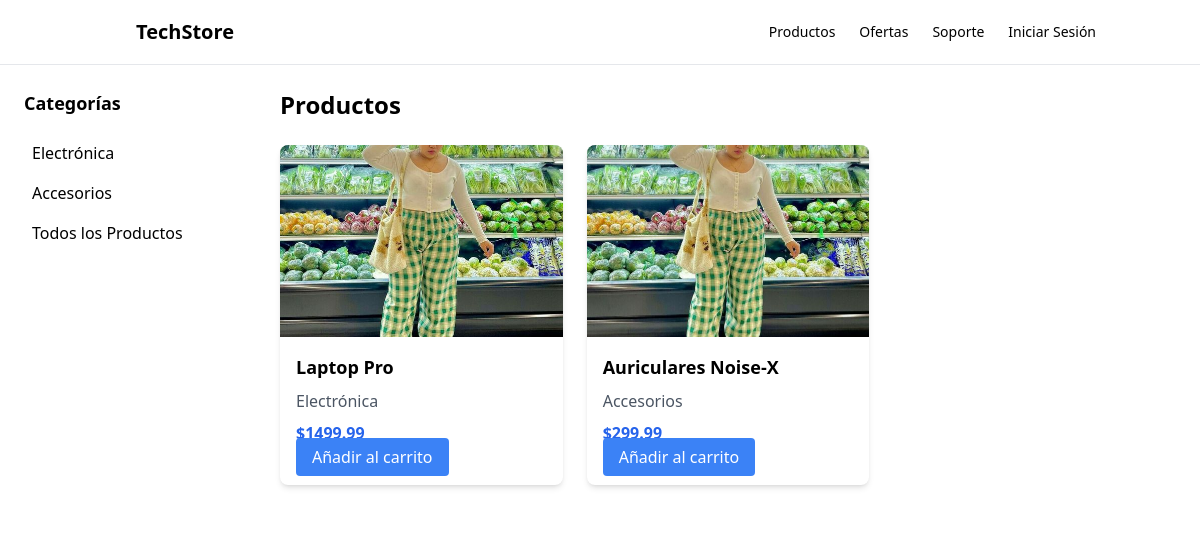
The page /catalogo/ on the database as committed earlier.
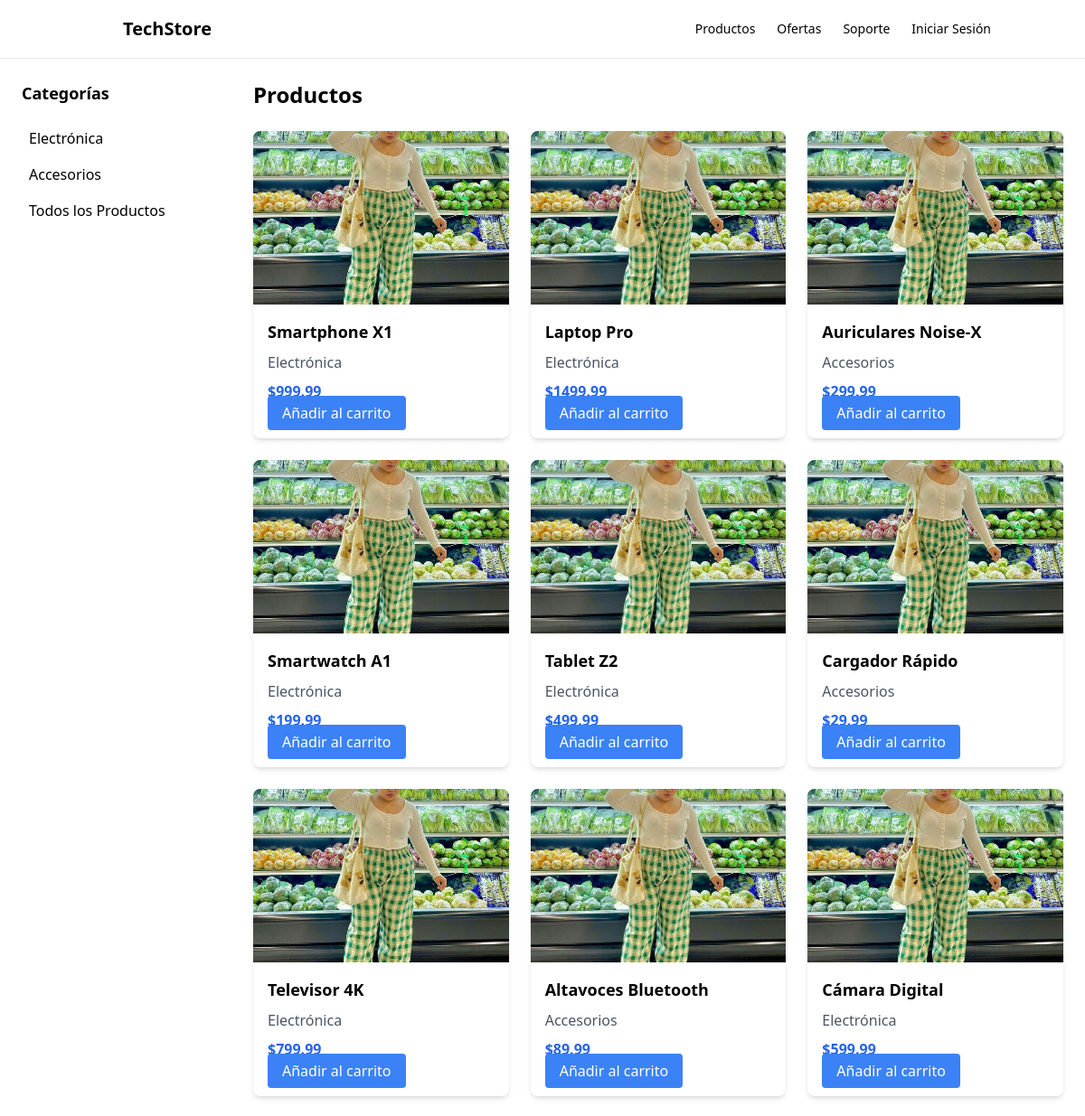
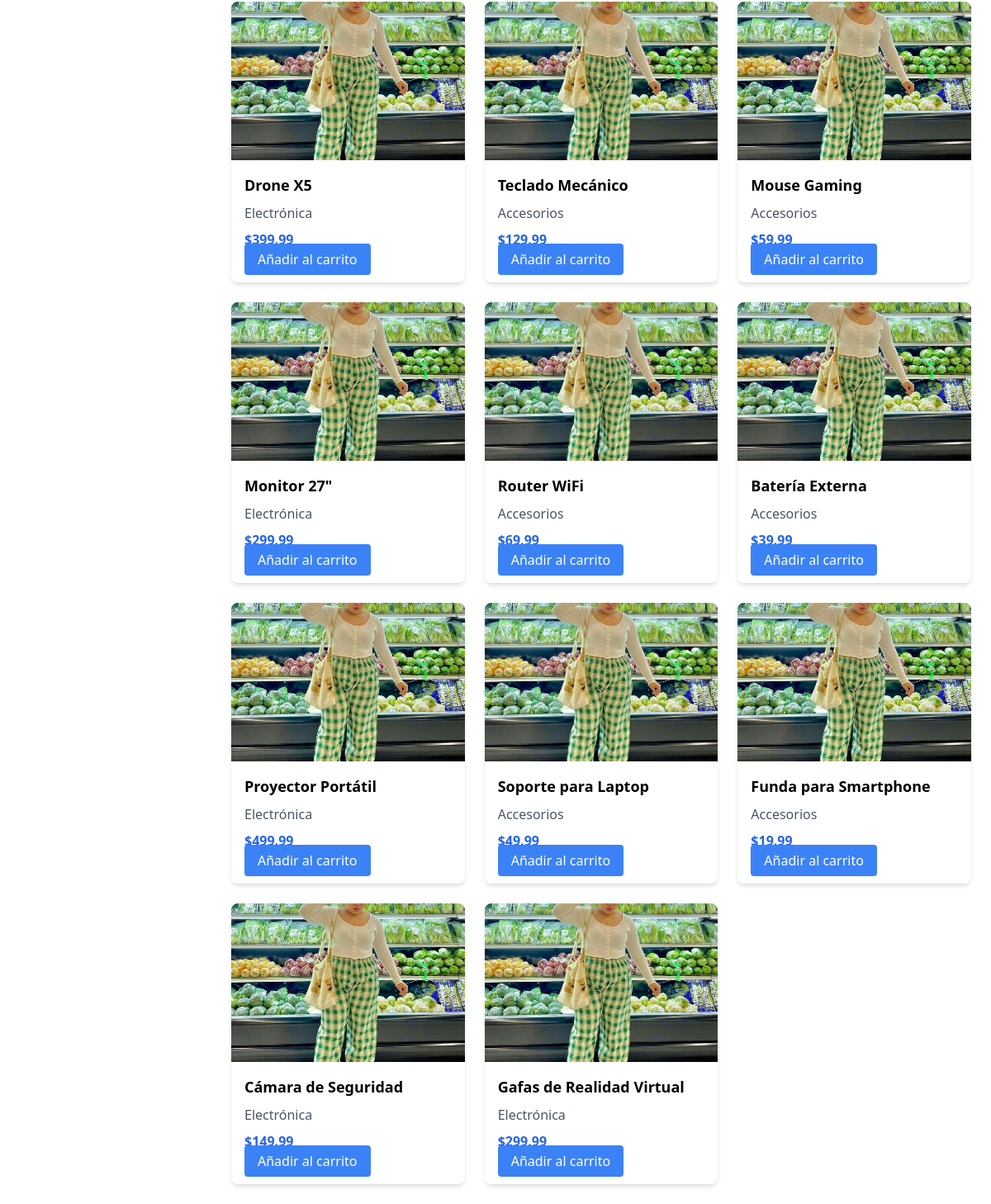
The same page on the database as committed later (2 pictures, top to bottom).
### catalogo_app/models.py (models this page shows, shortened)
class Category(models.Model):
    nombre = models.CharField(max_length=100)
    descripcion = models.TextField(blank=True)
    def __str__(self):
        return self.nombre

class Product(models.Model):
    nombre = models.CharField(max_length=200)
    descripcion = models.TextField()
    precio = models.DecimalField(max_digits=10, decimal_places=2)
    stock = models.PositiveIntegerField()
    categoria = models.ForeignKey(Category, on_delete=models.CASCADE)
    imagen = models.ImageField(upload_to='products/', blank=True, null=True)

### catalogo_app/views.py (the view)
# urls.py: path('', views.catalogo_view, name='catalogo'),
def catalogo_view(request):
    productos = Product.objects.all()
    categorias = Category.objects.all()
    return render(request, 'catalogo_app/catalogo.html', {'productos': productos, 'categorias' : categorias})

### catalogo_app/templates/catalogo_app/catalogo.html (shortened to what this page needs)
{% load static %}
<!DOCTYPE html>
<html lang="es">
  <head>
    <script src="https://cdn.tailwindcss.com"></script>
  </head>
  <body>
    {% include 'nav.html' %}
    <div class="flex">
      <aside class="hidden md:block w-64 bg-white p-6">
        <h2 class="font-bold text-lg mb-4">Categorías</h2>
        <ul>
          {% for categoria in categorias %}
          <li class="cursor-pointer p-2 hover:bg-gray-100">
            <a href="{% url 'productCat' categoria.id %}"
              >{{ categoria.nombre }}</a
            >
          </li>
          {% endfor %}
          <li class="cursor-pointer p-2 hover:bg-gray-100">
            <a href="{% url 'catalogo' %}">Todos los Productos</a>
          </li>
        </ul>
      </aside>
      <main class="flex-1 p-6">
        <h2 class="text-2xl font-bold mb-6">Productos</h2>
        <div class="grid grid-cols-1 sm:grid-cols-2 lg:grid-cols-3 gap-6">
          {% for producto in productos %}
          <div class="bg-white rounded-lg shadow-md overflow-hidden">
            <img
              src="/static/images/imgprueba.jpg"
              alt="imagen prueba"
              class="w-full h-48 object-cover"
            />
            <div class="p-4">
              <h3 class="font-bold text-lg mb-2">{{ producto.nombre }}</h3>
              <p class="text-gray-600">{{ producto.categoria }}</p>
              <p class="text-blue-600 font-bold mt-2">${{ producto.precio }}</p>
              <a
                href="{% url 'agregar_al_carrito' producto.id %}"
                class="bg-blue-500 text-white px-4 py-2 rounded hover:bg-blue-600 text-center"
              >
                Añadir al carrito
              </a>
            </div>
          </div>
          {% endfor %}
        </div>
      </main>
    </div>
  </body>
</html>

### templates/nav.html (shortened to what this page needs)
<header class="sticky top-0 z-50 w-full border-b bg-white/95 backdrop-blur supports-[backdrop-filter]:bg-white/60">
  <div class="container mx-auto flex h-16 items-center px-4">
    <a href="/" class="flex items-center space-x-2">
      <i data-lucide="smartphone" class="h-6 w-6 text-blue-600"></i>
      <span class="font-bold text-xl">TechStore</span>
    </a>
    <nav class="hidden md:flex ml-auto gap-6">
      <a class="text-sm font-medium hover:text-blue-600 transition-colors" href="{% url 'catalogo' %}">Productos</a>
      <a class="text-sm font-medium hover:text-blue-600 transition-colors" href="#">Ofertas</a>
      <a class="text-sm font-medium hover:text-blue-600 transition-colors" href="#">Soporte</a>
      {% if user.is_authenticated %}
        <a class="text-sm font-medium hover:text-blue-600 transition-colors" href="{% url 'ver_carrito' %}">Carrito</a>
        {% if user.is_superuser %}
        <a href="/admin/"
           class="text-sm font-medium hover:text-blue-600 transition-colors">
           Panel de Administración
        </a>
        {% endif %}
        <a href="#" onclick="document.getElementById('logout-form').submit(); return false;" class="text-sm font-medium hover:text-blue-600 transition-colors">Cerrar Sesión</a>
        <form id="logout-form" action="{% url 'logout' %}" method="post" style="display: none;">
          {% csrf_token %}
        </form>
      {% else %}
        <a class="text-sm font-medium hover:text-blue-600 transition-colors" href="{% url 'login' %}">Iniciar Sesión</a>
      {% endif %}
    </nav>
  </div>
</header>

Rows that differ between the two databases and show on the page:
added Product: nombre "Smartphone X1", categoria "Electrónica", precio "999.99"
added Product: nombre "Smartwatch A1", categoria "Electrónica", precio "199.99"
added Product: nombre "Tablet Z2", categoria "Electrónica", precio "499.99"
added Product: nombre "Cargador Rápido", categoria "Accesorios", precio "29.99"
added Product: nombre "Televisor 4K", categoria "Electrónica", precio "799.99"
added Product: nombre "Altavoces Bluetooth", categoria "Accesorios", precio "89.99"
added Product: nombre "Cámara Digital", categoria "Electrónica", precio "599.99"
added Product: nombre "Drone X5", categoria "Electrónica", precio "399.99"
added Product: nombre "Teclado Mecánico", categoria "Accesorios", precio "129.99"
added Product: nombre "Mouse Gaming", categoria "Accesorios", precio "59.99"
added Product: nombre "Monitor 27\"", categoria "Electrónica", precio "299.99"
added Product: nombre "Router WiFi", categoria "Accesorios", precio "69.99"
added Product: nombre "Batería Externa", categoria "Accesorios", precio "39.99"
added Product: nombre "Proyector Portátil", categoria "Electrónica", precio "499.99"
added Product: nombre "Soporte para Laptop", categoria "Accesorios", precio "49.99"
added Product: nombre "Funda para Smartphone", categoria "Accesorios", precio "19.99"
added Product: nombre "Cámara de Seguridad", categoria "Electrónica", precio "149.99"
added Product: nombre "Gafas de Realidad Virtual", categoria "Electrónica", precio "299.99"
